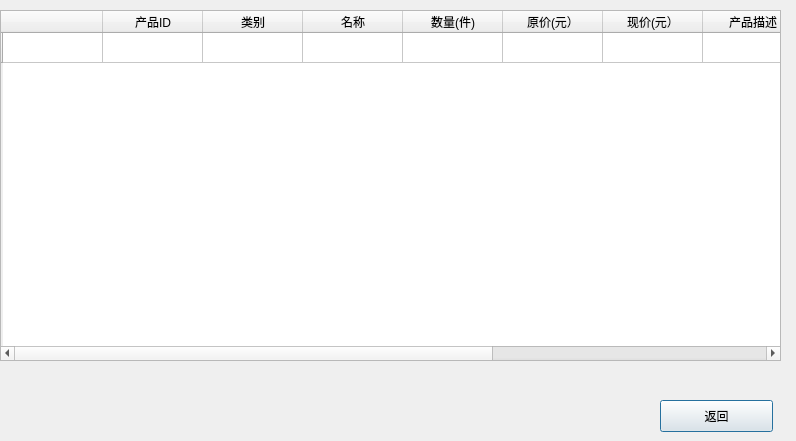
<?xml version="1.0" encoding="UTF-8"?>
<ui version="4.0">
 <class>FoodShowDialog</class>
 <widget class="QDialog" name="FoodShowDialog">
  <property name="geometry">
   <rect>
    <x>0</x>
    <y>0</y>
    <width>796</width>
    <height>441</height>
   </rect>
  </property>
  <property name="windowTitle">
   <string>Dialog</string>
  </property>
  <widget class="QTableWidget" name="tableWidget">
   <property name="geometry">
    <rect>
     <x>0</x>
     <y>10</y>
     <width>781</width>
     <height>351</height>
    </rect>
   </property>
   <row>
    <property name="text">
     <string/>
    </property>
   </row>
   <column>
    <property name="text">
     <string/>
    </property>
   </column>
   <column>
    <property name="text">
     <string>产品ID</string>
    </property>
   </column>
   <column>
    <property name="text">
     <string>类别</string>
    </property>
   </column>
   <column>
    <property name="text">
     <string>名称</string>
    </property>
   </column>
   <column>
    <property name="text">
     <string>数量(件)</string>
    </property>
   </column>
   <column>
    <property name="text">
     <string>原价(元）</string>
    </property>
   </column>
   <column>
    <property name="text">
     <string>现价(元）</string>
    </property>
   </column>
   <column>
    <property name="text">
     <string>产品描述</string>
    </property>
   </column>
   <column>
    <property name="text">
     <string>生产日期</string>
    </property>
   </column>
   <column>
    <property name="text">
     <string>保质期(天）</string>
    </property>
   </column>
   <column>
    <property name="text">
     <string>重量(克)</string>
    </property>
   </column>
  </widget>
  <widget class="QPushButton" name="pushButton">
   <property name="geometry">
    <rect>
     <x>660</x>
     <y>400</y>
     <width>113</width>
     <height>32</height>
    </rect>
   </property>
   <property name="cursor">
    <cursorShape>PointingHandCursor</cursorShape>
   </property>
   <property name="text">
    <string>返回</string>
   </property>
  </widget>
 </widget>
 <resources/>
 <connections/>
</ui>
